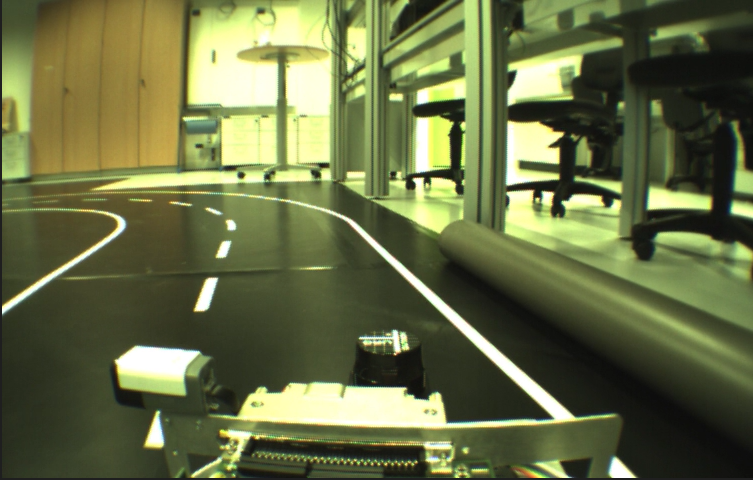
#> input picture Capture.PNG, 753 x 480 px, found by its file name
$ python Find_line.py
#> lines starting #> are read from the running program, lines starting #| are printed output that depends on the picture; after the words box and inside, x2 and y2 are one past the last pixel; in counts of white or black regions, pixels touching at a corner belong together
import cv2 as cv
import numpy as np
import matplotlib as plt


################################
def PT(image):
    top_left = (200, 200)
    top_right = (400, 200)
    buttom_left = (150, 330)
    buttom_right = (500, 330)
    Points1 = np.float32([top_left, buttom_left, top_right, buttom_right])
    Points2 = np.float32([[0, 0], [0, 640], [480, 0], [480, 640]])
    matrix = cv.getPerspectiveTransform(Points1, Points2)
    transformed_img = cv.warpPerspective(image, matrix, (480, 640))
    return transformed_img

################################

Raw_Img = cv.imread('D:\轉移\Lane-Tracking-Img/Capture.PNG')
#> Raw_Img is the input picture: shape (480, 753, 3); mean B, G, R 70.5, 111.4, 104.9
Gray_Img = cv.cvtColor(Raw_Img, cv.COLOR_BGR2GRAY)
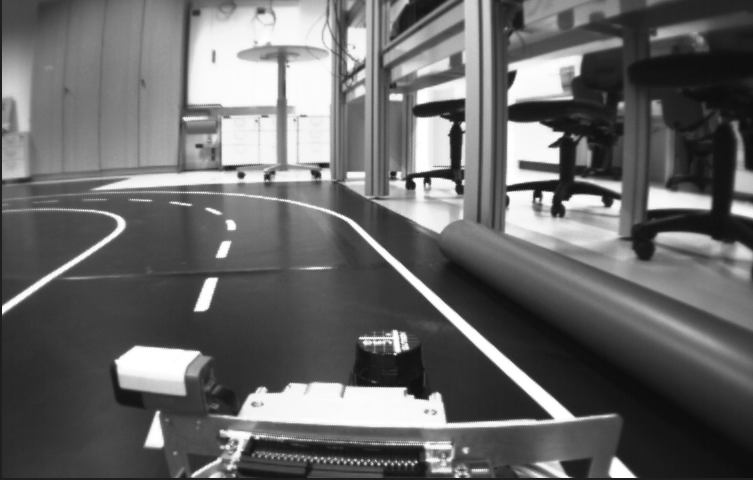
#> Gray_Img: shape (480, 753); min 12, max 255, mean 104.8
Blur_Img = cv.GaussianBlur(Gray_Img, (5, 5), 0)
Hist_Img = cv.equalizeHist(Blur_Img)
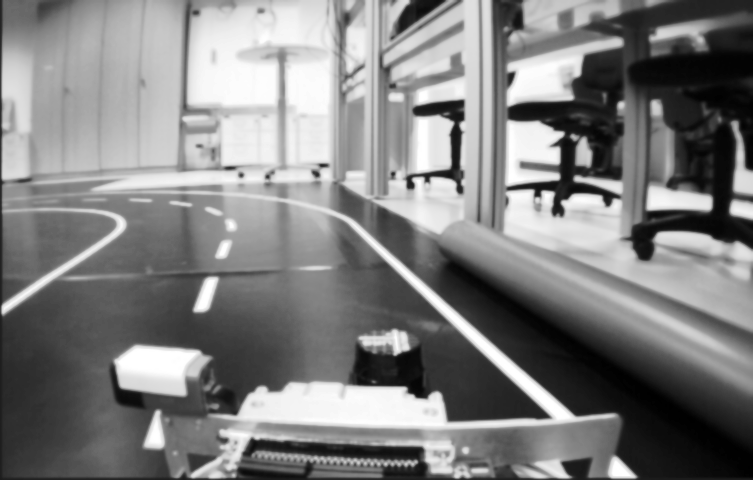
#> Hist_Img: shape (480, 753); min 0, max 255, mean 128.1
_, Thr = cv.threshold(Hist_Img, 220, 255, cv.THRESH_BINARY)
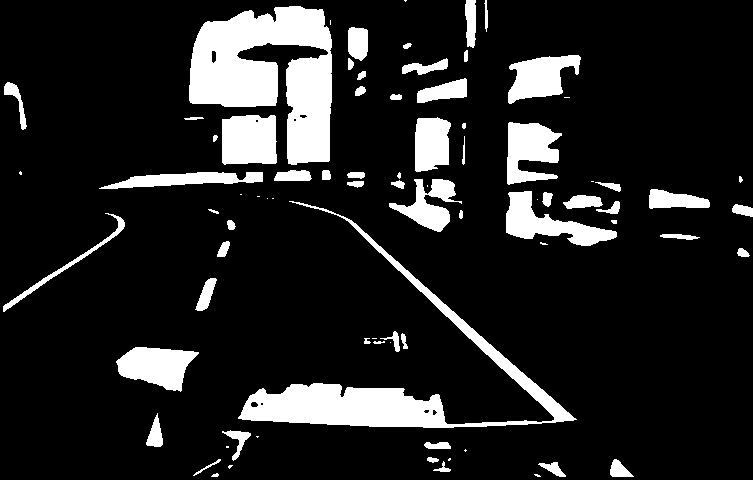
#> Thr: shape (480, 753); 13.6% white; 81 white regions (21 under 20 px), largest, box (x1, y1, x2, y2) and area: (189, 6, 332, 165) 13422, (238, 201, 577, 428) 10013, (222, 115, 277, 165) 2560
#sobel = cv.Sobel(src=Thr, ddepth=cv.CV_64F, dx=1, dy=1, ksize=5)
Canny_edge = cv.Canny(image=Thr, threshold1=400, threshold2=450)
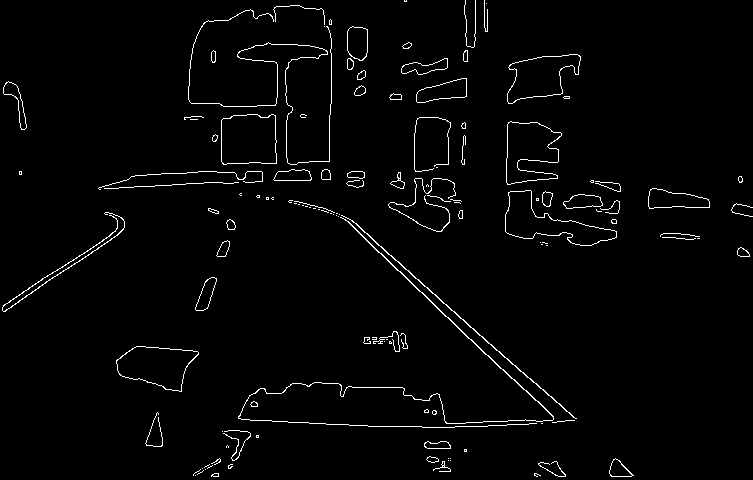
#> Canny_edge: shape (480, 753); 2.2% white in thin lines or dots

Raw_PT = PT(Raw_Img)
#> in PT, `transformed_img = cv.warpPerspective(image, matrix, (480, 640))`:
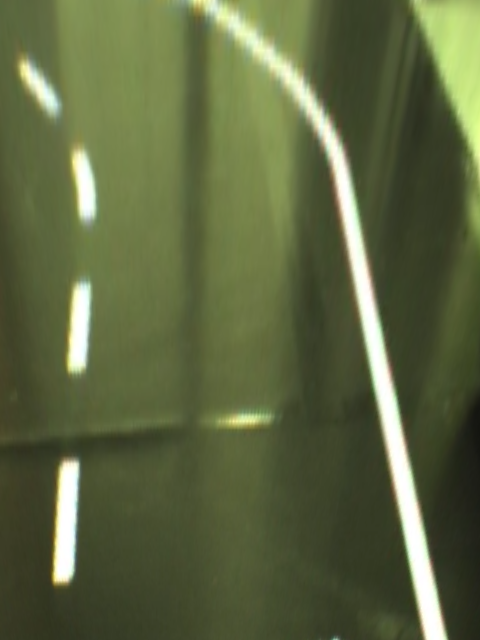
#> transformed_img: shape (640, 480, 3); mean B, G, R 65.7, 103, 94
Canny_PT = PT(Canny_edge)
#> in PT (call 2), `transformed_img = cv.warpPerspective(image, matrix, (480, 640))`:
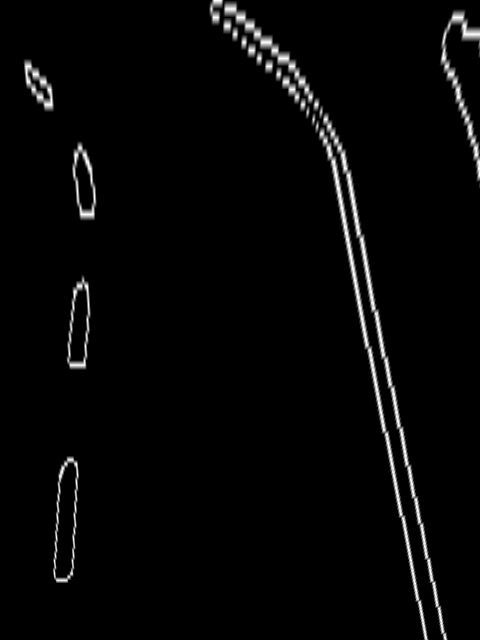
#> transformed_img: shape (640, 480); min 0, max 255, mean 6.5

################################

#Image = cv.imread('D:\轉移\Lane-Tracking-Img/artificial.PNG')
#Gray = cv.cvtColor(Image, cv.COLOR_BGR2GRAY)


Height = Canny_PT.shape[0]
#> Height = 640
Width = Canny_PT.shape[1]
#> Width = 480

Selected_pixels = []
R_line = []
L_line = []
R = 0
L = 0

for y in range(Height):
    Max = 0
    Min = Width
    Avg = 0
    count = 0
    for x in range(Width):
        pix = Canny_PT[y,x]
        if(pix>230):                #threshold value for pixels
            if(x<=Min):             #get minX
                Min = pix
            if(x>=Max):             #get maxX
                Max= pix
    Avg = (Max+Min)/2
    if(pix<=Avg):                   #classify R_line & L_line
        L_line.append([y,x])
        L = L + 1
    else:
        R_line.append([y,x])
        R = R + 1
#> after the loop, L = 610; L_line = 610 pairs, first value 0 to 639, second value 479 to 479; R = 30; R_line = 30 pairs, first value 29 to 178, second value 479 to 479

clone = np.zeros_like(Canny_PT)
for i in range(L):
    print(L_line[i])
#> this loop made 610 passes
#| [0, 479]
#| [1, 479]
#| [2, 479]
#| [3, 479]
#| [4, 479]
#| [5, 479]
#| [6, 479]
#| [7, 479]
#> (further printed lines are left out)
    #cv.circle(clone,L_line[i], 1, (255,255,255), -1)
#print(Selected_pixels[i])
cv.imshow("Test Input", Canny_PT)
cv.imshow("Test Output", clone)
cv.waitKey(0)

$ run again, with dark.png copied over Capture.PNG
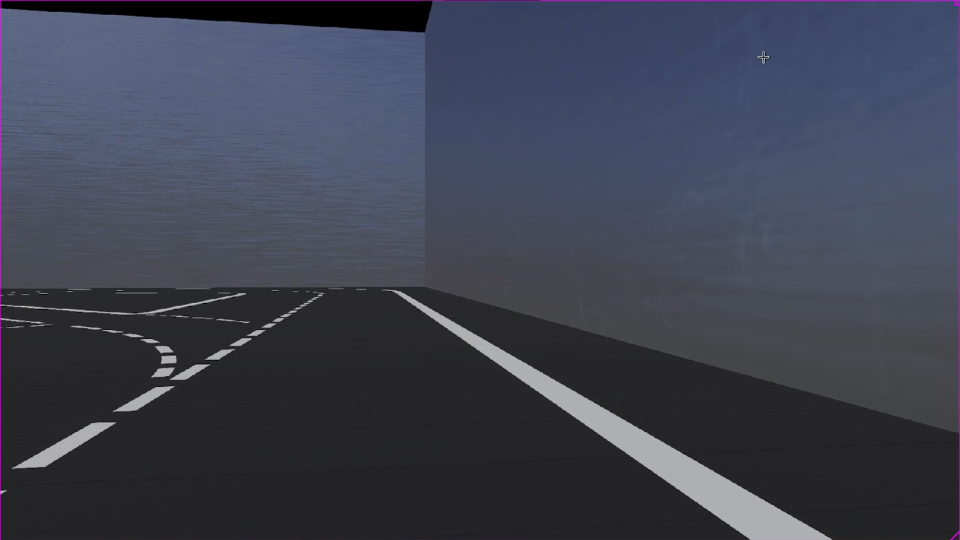
#> input picture dark.png, 1920 x 1080 px, found by its file name (shown at 1/2 size)
#> Raw_Img is the input picture: shape (1080, 1920, 3); mean B, G, R 80, 66, 61.9
#> `_, Thr = cv.threshold(Hist_Img, 220, 255, cv.THRESH_BINARY)`:
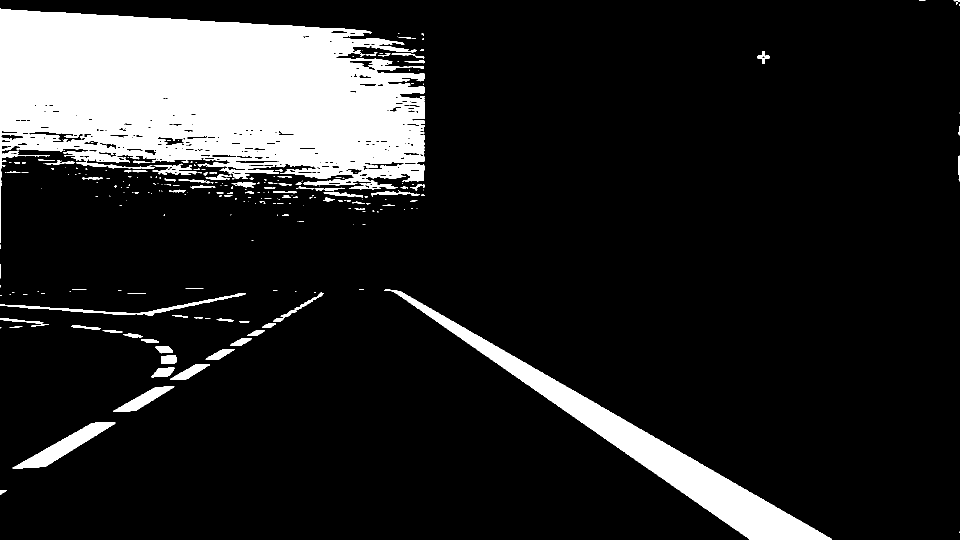
#> Thr: shape (1080, 1920) (shown at 1/2 size); 14.2% white; 271 white regions (178 under 20 px), largest, box (x1, y1, x2, y2) and area: (0, 17, 849, 486) 227384, (768, 579, 1664, 1080) 45116, (25, 845, 231, 938) 5009
#> Canny_edge: shape (1080, 1920); 1.1% white in thin lines or dots
#> in PT (call 2), `transformed_img = cv.warpPerspective(image, matrix, (480, 640))`:
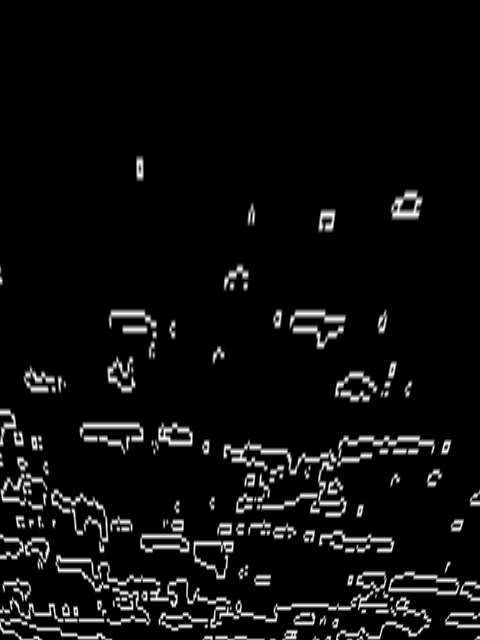
#> transformed_img: shape (640, 480); min 0, max 255, mean 13.9
#> after the loop `for y in range(Height):`: L = 619; L_line = 619 pairs, first value 0 to 639, second value 479 to 479; R = 21; R_line = [[491, 479], [492, 479], [493, 479], [501, 479], [503, 479], [504, 479], [586, 479], [587, 479], [598, 479], [599, 479], [600, 479], [613, 479], [614, 479], [615, 479], [624, 479], [625, 479], [626, 479], [627, 479], [636, 479], [637, 479], [638, 479]]
#> the loop `for i in range(L):` made 619 passes
#| [0, 479]
#| [1, 479]
#| [2, 479]
#| [3, 479]
#| [4, 479]
#> (further printed lines are left out)
